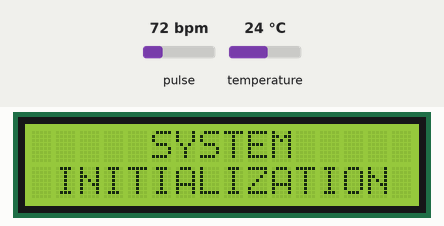
A sketch run on a simulated ESP32. On the bench: 16×2 character LCD. The inputs (shaded band) are chosen by the test bench; at power-on: pulse 72 bpm, temperature 24 °C. What the sketch prints to the serial monitor is not drawn.

Above: at 0.1 s.
At 2.1 s:
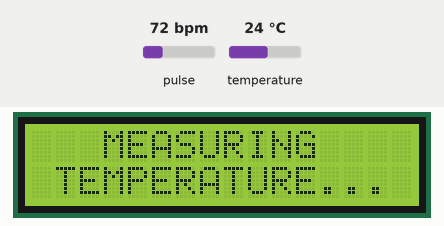
At 13.2 s:
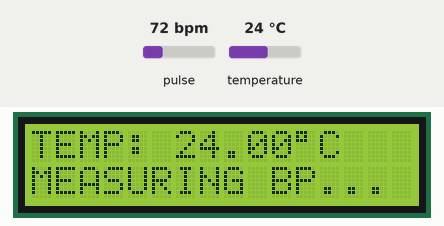
At 17.6 s:
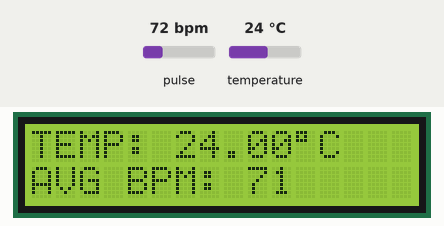

The sketch:

ESP32_HeartBeat.ino
```cpp
#include <Wire.h>
#include "MAX30105.h"
#include "heartRate.h"
#include <LiquidCrystal.h>

MAX30105 particleSensor;

const byte RATE_SIZE = 4;  //Increase this for more averaging. 4 is good.
byte rates[RATE_SIZE];     //Array of heart rates
byte rateSpot = 0;
long lastBeat = 0;  //Time at which the last beat occurred

float beatsPerMinute;
int beatAvg;
long irValue;
int DataisReady = 0;
float temperature;
float temperatureF;

enum State {
  IDLE,
  MEASURE_TEMPERATURE,
  MEASURE_BP
};

State currentState = IDLE;
unsigned long measurementStartTime;
unsigned long DataSendStartTime;

const int rs = 32, en = 33, d4 = 25, d5 = 26, d6 = 27, d7 = 14;
LiquidCrystal lcd(rs, en, d4, d5, d6, d7);

void initializeSensor() {
  if (!particleSensor.begin(Wire, I2C_SPEED_FAST)) {
    Serial.println("MAX30105 was not found. Please check wiring/power.");
    while (1)
      ;
  }

  particleSensor.setup();                     // Configure sensor with default settings
  particleSensor.setPulseAmplitudeRed(0x0A);  // Turn Red LED to low to indicate sensor is running
  particleSensor.setPulseAmplitudeGreen(0);   // Turn off Green LED
}

void setup() {
  Serial.begin(9600);
  Serial.println("Initializing...");

  lcd.begin(16, 2);
  //initializeSensor();
  if (!particleSensor.begin(Wire, I2C_SPEED_FAST)) {
    Serial.println("MAX30102 was not found. Please check wiring/power. ");
    while (1)
      ;
  }
  Serial.println("Place your index finger on the sensor with steady pressure.");
  particleSensor.setup();                     // Configure sensor with default settings
  particleSensor.setPulseAmplitudeRed(0x0A);  // Turn Red LED to low to indicate the sensor is running
  particleSensor.setPulseAmplitudeGreen(0);   // Turn off Green LED

  lcd.clear();
  lcd.setCursor(5,0);
  lcd.print("SYSTEM");
  lcd.setCursor(1,1);
  lcd.print("INITIALIZATION");
  delay(2000);
}

void loop() {
  switch (currentState) {
    case IDLE:
      checkFingerDetection();
      break;

    case MEASURE_TEMPERATURE:
      measureTemperature();
      break;

    case MEASURE_BP:
      measureBP();
      break;
  }
}
void checkFingerDetection() {
  irValue = particleSensor.getIR();

  if (irValue > 70000) {
    currentState = MEASURE_TEMPERATURE;
    DataisReady = 0;
    measurementStartTime = millis();
  }else{
    lcd.clear();
    lcd.setCursor(5,0);
    lcd.print("PLACE");
    lcd.setCursor(2,1);
    lcd.print("YOUR FINGER");
    delay(1000);
  }
}
void measureTemperature() {
  lcd.clear();
  lcd.setCursor(3,0);
  lcd.print("MEASURING");
  lcd.setCursor(1,1);
  lcd.print("TEMPERATURE...");
  delay(1000);
  particleSensor.setup(0);  // Configure sensor. Turn off LEDs
  particleSensor.enableDIETEMPRDY();
  temperature = particleSensor.readTemperature();
  Serial.print("temperatureC = ");
  Serial.print(temperature, 2);

  temperatureF = particleSensor.readTemperatureF();
  Serial.print("   temperatureF = ");
  Serial.print(temperatureF, 2);

  Serial.println();

  // Check if 10 seconds have passed
  if (millis() - measurementStartTime >= 10000) {
    // Before transitioning to MEASURE_BP, re-initialize the sensor settings
    particleSensor.setup();                     // Configure sensor with default settings
    particleSensor.setPulseAmplitudeRed(0x0A);  // Turn Red LED to low to indicate the sensor is running
    particleSensor.setPulseAmplitudeGreen(0);   // Turn off Green LED
    delay(1000);
    lcd.clear();
    lcd.setCursor(0,0);
    lcd.print("TEMP: ");
    lcd.print(temperature, 2);
    lcd.print((char)223); // print ° character
    lcd.print("C");
    lcd.setCursor(0,1);
    lcd.print("MEASURING BP...");
    delay(1000);
    currentState = MEASURE_BP;
  }
}
void measureBP() {
  irValue = particleSensor.getIR();
  if (checkForBeat(irValue) == true) {
    //We sensed a beat!
    long delta = millis() - lastBeat;
    lastBeat = millis();

    beatsPerMinute = 60 / (delta / 1000.0);

    if (beatsPerMinute < 255 && beatsPerMinute > 20) {
      rates[rateSpot++] = (byte)beatsPerMinute;  //Store this reading in the array
      rateSpot %= RATE_SIZE;                     //Wrap variable

      //Take average of readings
      beatAvg = 0;
      for (byte x = 0; x < RATE_SIZE; x++)
        beatAvg += rates[x];
      beatAvg /= RATE_SIZE;
    }
  }
  if (beatAvg > 65 && beatAvg < 80 && beatsPerMinute > 65 && DataisReady == 0) {
    // Send the BPM data to database
    Serial.println("Data is Ready");
    Serial.print("IR=");
    Serial.print(irValue);
    Serial.print(", BPM=");
    Serial.print(beatsPerMinute);
    Serial.print(", Avg BPM=");
    Serial.print(beatAvg);
    lcd.clear();
    lcd.setCursor(0,0);
    lcd.print("TEMP: ");
    lcd.print(temperature, 2);
    lcd.print((char)223); // print ° character
    lcd.print("C");
    lcd.setCursor(0,1);
    lcd.print("AVG BPM: ");
    lcd.print(beatAvg);
    delay(1000);
    DataisReady = 1;
    DataSendStartTime = millis();
  }
  if (irValue < 5000) {
    Serial.println("No Finger Detected");
    if (DataisReady == 1) {
      unsigned long TimeRemaining = millis() - DataSendStartTime;
      Serial.print("TimeRemaining: ");
      Serial.println(TimeRemaining / 1000);
      if (TimeRemaining >= 10000) {
        currentState = IDLE;
        Serial.println("CurrentState Changed to IDLE");
      }

    }
  }
}
```

Measured:
- what the display in image 1 shows lasts 11.0 s, from 2.1 s to 13.1 s
- what the display in image 2 shows lasts 4.4 s, from 13.1 s to 17.5 s
